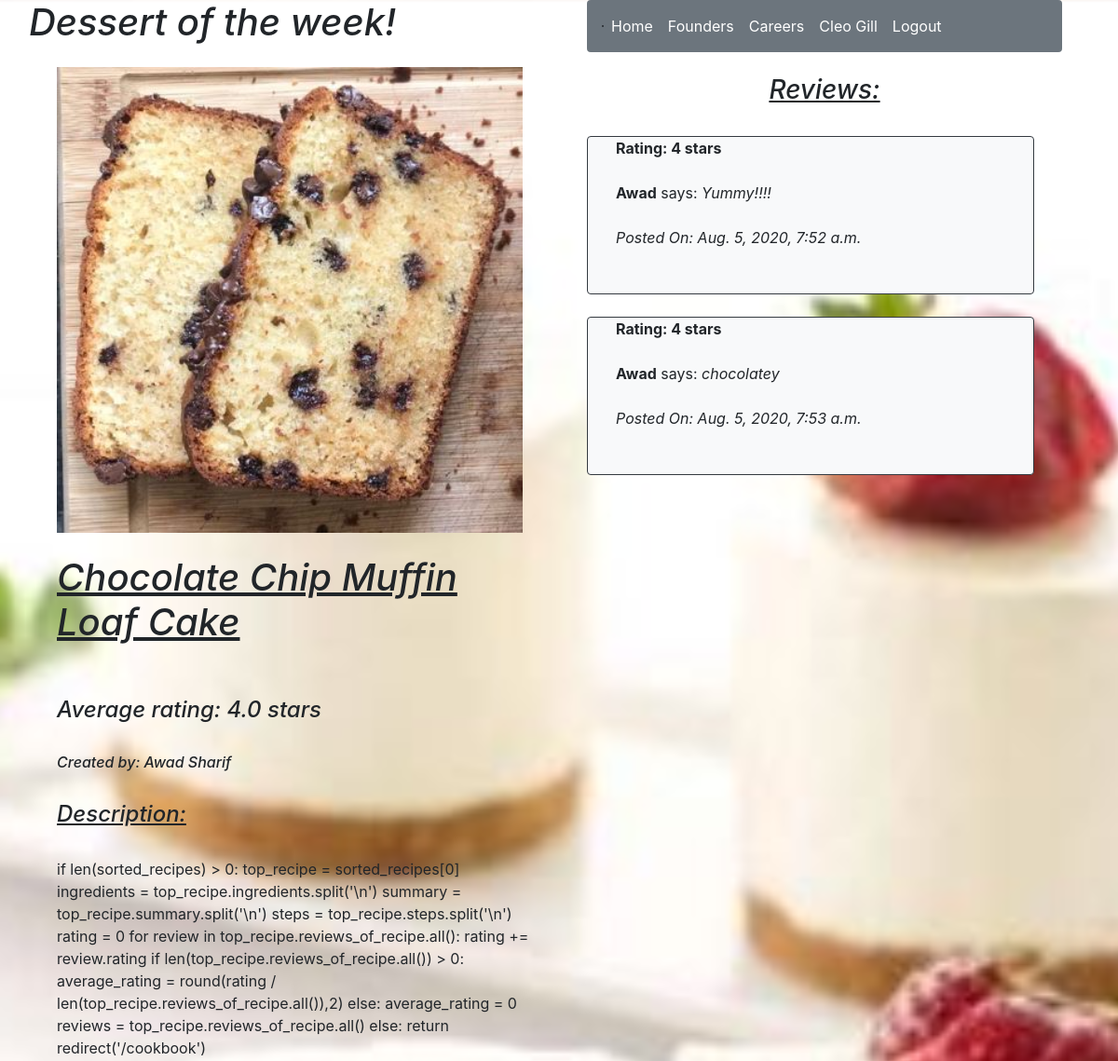
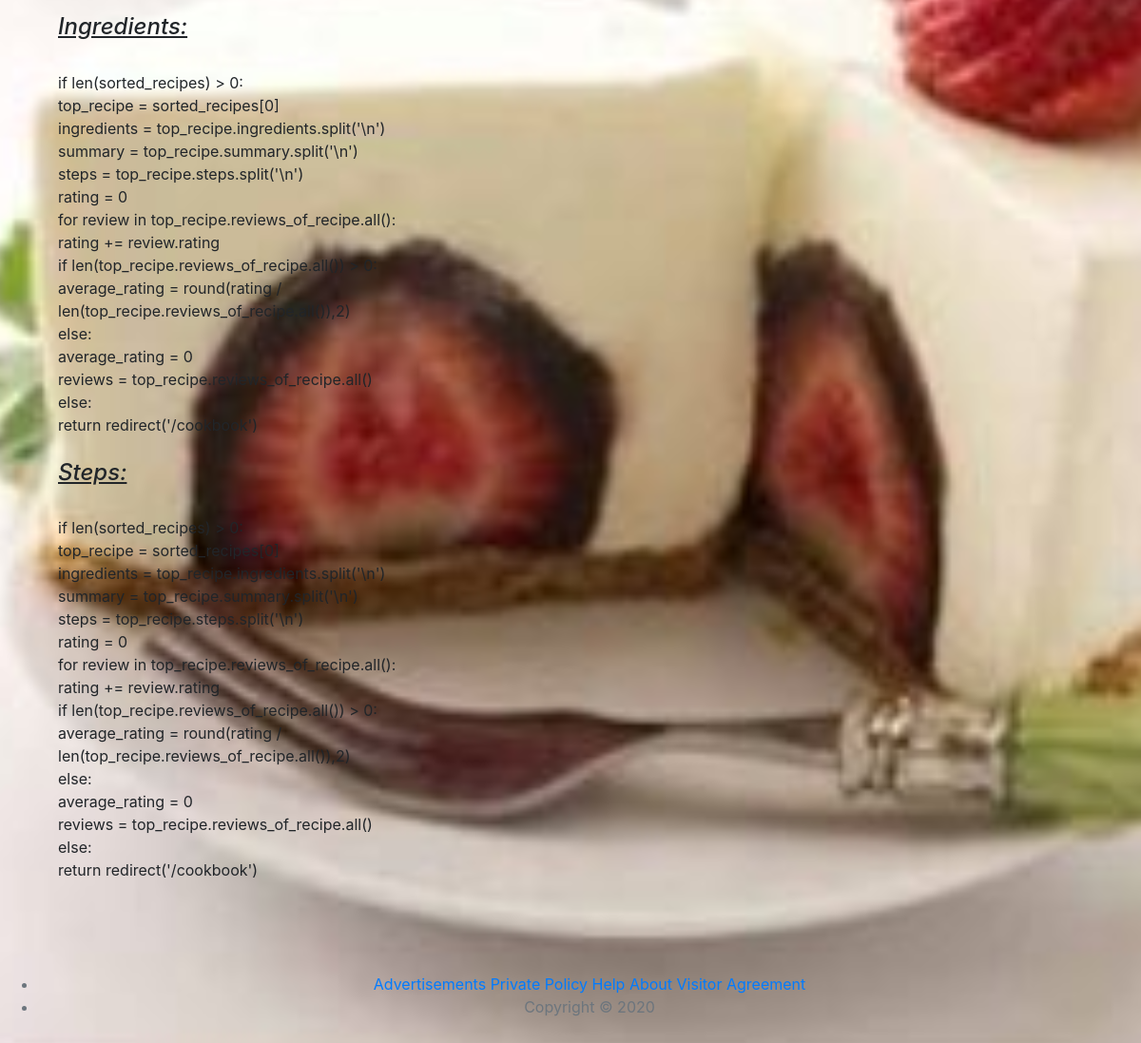
The app's page /dessert/best (signed in) with its own data (2 pictures, top to bottom).
### recipe_app/models.py (models this page shows)
class Recipes(models.Model):
    name = models.CharField(max_length=255)
    summary = models.TextField()
    ingredients = models.TextField()
    steps = models.TextField()
    image = models.ImageField()
    owner = models.ForeignKey(User,related_name="recipes_of_user",on_delete = models.CASCADE)
    is_dessert = models.BooleanField()
    created_at = models.DateTimeField(auto_now_add=True)
    updated_at = models.DateTimeField(auto_now=True)
    objects = Recipes_Manager()

class User(models.Model):
    first_name = models.CharField(max_length=255)
    last_name = models.CharField(max_length=255)
    email = models.EmailField(max_length=255)
    password = models.CharField(max_length=255)
    created_at = models.DateTimeField(auto_now_add=True)
    updated_at = models.DateTimeField(auto_now=True)
    profilepic = models.CharField(null=True, max_length=255)
    objects = UserManager()

class Reviews(models.Model):
    content = models.TextField()
    rating = models.IntegerField()
    reviewer = models.ForeignKey(User,related_name="reviews_of_user",on_delete = models.CASCADE)
    recipe = models.ForeignKey(Recipes,related_name="reviews_of_recipe",on_delete = models.CASCADE)
    created_at = models.DateTimeField(auto_now_add=True)
    updated_at = models.DateTimeField(auto_now=True)
    objects = Reviews_Manager()

### recipe_app/views.py (the view)
# urls.py: path('dessert/best', views.dessert_of_the_week),
def dessert_of_the_week(request):
    if 'userid' not in request.session:
        return redirect('/')
    recipes = Recipes.objects.all()
    all_reviews = []
    all_recipes = []
    sorted_recipes = []
    for recipe in recipes:
        if recipe.is_dessert:
            all_recipes.append(recipe)
        all_reviews.append(len(recipe.reviews_of_recipe.all()))
    all_reviews = sorted(all_reviews, reverse=True)
    i = 0
    for i in range(len(all_reviews)):
        for recipe in all_recipes:
            if (all_reviews[i] == len(recipe.reviews_of_recipe.all())):
                sorted_recipes.append(recipe)
    if len(sorted_recipes) > 0:
        top_recipe = sorted_recipes[0]
        ingredients = top_recipe.ingredients.split('\n')
        summary = top_recipe.summary.split('\n')
        steps = top_recipe.steps.split('\n')
        rating = 0
        for review in top_recipe.reviews_of_recipe.all():
            rating += review.rating
        if len(top_recipe.reviews_of_recipe.all()) > 0:
            average_rating = round(rating / len(top_recipe.reviews_of_recipe.all()),2)
        else:
            average_rating = 0
        reviews = top_recipe.reviews_of_recipe.all()
    else:
        return redirect('/desserts/page')
    context = {
        'User': User.objects.get(id=request.session['userid']),
        "recipes": top_recipe,
        "summary": summary,
        "ingredients": ingredients,
        "steps": steps,
        "rating": average_rating,
        "Reviews": reviews
    }
    return render(request,'dessert_of_the_week.html',context)

### recipe_app/templates/dessert_of_the_week.html (shortened to what this page needs)
{% load static %}
<!DOCTYPE html>
<html lang="en">
    <head>
        <link rel="stylesheet" href="https://stackpath.bootstrapcdn.com/bootstrap/4.5.0/css/bootstrap.min.css">
        <link rel="stylesheet" type="text/css" href="/static/css/style.css">
    </head>
    <body class="best bg-light">
        <div class="container">
            <div class="row">
                <div class="col-6 px-3">
                    <div class="form-group row">
                        <em><h1 class="active">Dessert of the week!</h1></em>
                    </div>
                    <div class="col-12">
                        <img src="{{recipes.image.url}}" width="500" height="500">
                    </div>
                    <div class="col-12">
                        <br>
                        <em><u><h1>{{recipes.name}}</h1></u></em>
                        <br><br>
                        <em><h4>Average rating: {{rating}} stars</h4></em>
                        <br>
                        <em><h6>Created by: {{recipes.owner.first_name}} {{recipes.owner.last_name}}</h6></em>
                        <br>
                        <em><u><h4>Description: </h4></u></em>
                        <br>
                        <p>{{recipes.summary}}
                        <br>
                        <em><u><h4>Ingredients: </h4></u></em>
                        <br>
                        {% for ingredient in ingredients %}
                            {{ ingredient }}
                            <br>
                        {% endfor %}
                        <br>
                        <em><u><h4>Steps: </h4></u></em>
                        <br>
                        {% for step in steps %}
                            {{ step }}
                            <br>
                        {% endfor %}
                    </div>
                </div>
                <div class="col-6">
                    <div class="col-12">
                        <nav class="navbar navbar-expand-lg rounded navbar-light bg-secondary">
                            <span class="border border-dark"></span>
                            <div class="collapse navbar-collapse" id="navbarNav">
                                <ul class="navbar-nav">
                                    <li class="nav-item active">
                                        <a class="nav-link text-white" href="/desserts/page">Home</a>
                                    </li>
                                    <li class="nav-item active">
                                        <a class="nav-link text-white" href="/founders">Founders</a>
                                    </li>
                                    <li class="nav-item active">
                                        <a class="nav-link text-white" href="#">Careers</a>
                                    </li>
                                    <li class="nav-item active">
                                        <a class="nav-link text-white" href="/userprofile/{{User.id}}">{{User.first_name}} {{User.last_name}}</a>
                                    </li>
                                    <li class="nav-item active">
                                        <a class="nav-link text-white" href="/logout">Logout</a>
                                    </li>
                                </ul>
                            </div>
                        </nav>
                        <br>
                        <u><em><h3 class="text-center">Reviews:</h3></em></u>
                        <br>
                        <div class="form-group row">
                            {% for review in Reviews %}
                                <br><br>
                                <div class="card-deck col-12 bg-dark-rounded">
                                    <br><br><br><br>
                                    <div class="card mb-4 bg-light rounded border border-dark">
                                        <div class="col-12">
                                            <div class="col-12">
                                                <b>Rating: {{review.rating}} stars</b>
                                                <br><br>
                                                <strong>{{review.reviewer.first_name}}</strong> says: <em>{{review.content}}</em>
                                                <br><br>
                                                <em>Posted On: {{review.created_at}}</em>
                                                <br><br>
                                            </div>
                                            <br>
                                        </div>
                                    </div>
                                </div>
                                <br><br>
                            {% endfor %}
                        </div>
                    </div>
                    <br><br>
                </div>
            </div>
        </div>
        <footer class="my-5 pt-5 light text-muted text-center text-center">
            <ul>
                <li><a class="text-black" href="/advertisements">Advertisements</a>  <a href="/policy">Private Policy</a> <a href="/help">Help</a> <a href="/about">About</a> <a href="/policy">Visitor Agreement</a></li>
                <li>Copyright &copy;  2020</li>
            </ul>
        </footer>
    </body>
</html>

### recipe_app/static/css/style.css (style rules this page uses)
.dessert, .best { background-image: url("/static/small_cakes.JPG"); background-size: 100%; height: 100%; background-size: cover; background-position: center; }

### records on screen
Recipes: image (picture), name "Chocolate Chip Muffin Loaf Cake", owner.first_name "Awad", owner.last_name "Sharif", summary "if len(sorted_recipes) > 0: top_recipe = sorted_recipes[0] ingredients = top_recipe.ingredients.split('\\n') summary = top_recipe.summary.split('\\n') steps = top_recipe.steps.split('\\n') rating = 0 for review in top_recipe.reviews_of_recipe.all(): rating += review.rating if len(top_recipe.reviews_of_recipe.all()) > 0: average_rating = round(rating / len(top_recipe.reviews_of_recipe.all()),2) else: average_rating = 0 reviews = top_recipe.reviews_of_recipe.all() else: return redirect('/cookbook')"
User: first_name "Cleo", last_name "Gill"
Reviews: rating "4", reviewer.first_name "Awad", content "Yummy!!!!", created_at "Aug. 5, 2020, 7:52 a.m."
Reviews: rating "4", reviewer.first_name "Awad", content "chocolatey", created_at "Aug. 5, 2020, 7:53 a.m."

### other values on screen
{{ rating }} "4.0"
{{ ingredient }} "if len(sorted_recipes) > 0:" "top_recipe = sorted_recipes[0]" "ingredients = top_recipe.ingredients.split('\\n')" "summary = top_recipe.summary.split('\\n')" "steps = top_recipe.steps.split('\\n')" "rating = 0" "for review in top_recipe.reviews_of_recipe.all():" "rating += review.rating" "if len(top_recipe.reviews_of_recipe.all()) > 0:" "average_rating = round(rating / len(top_recipe.reviews_of_recipe.all()),2)" "else:" "average_rating = 0" "reviews = top_recipe.reviews_of_recipe.all()" "else:" "return redirect('/cookbook')"
{{ step }} "if len(sorted_recipes) > 0:" "top_recipe = sorted_recipes[0]" "ingredients = top_recipe.ingredients.split('\\n')" "summary = top_recipe.summary.split('\\n')" "steps = top_recipe.steps.split('\\n')" "rating = 0" "for review in top_recipe.reviews_of_recipe.all():" "rating += review.rating" "if len(top_recipe.reviews_of_recipe.all()) > 0:" "average_rating = round(rating / len(top_recipe.reviews_of_recipe.all()),2)" "else:" "average_rating = 0" "reviews = top_recipe.reviews_of_recipe.all()" "else:" "return redirect('/cookbook')"
